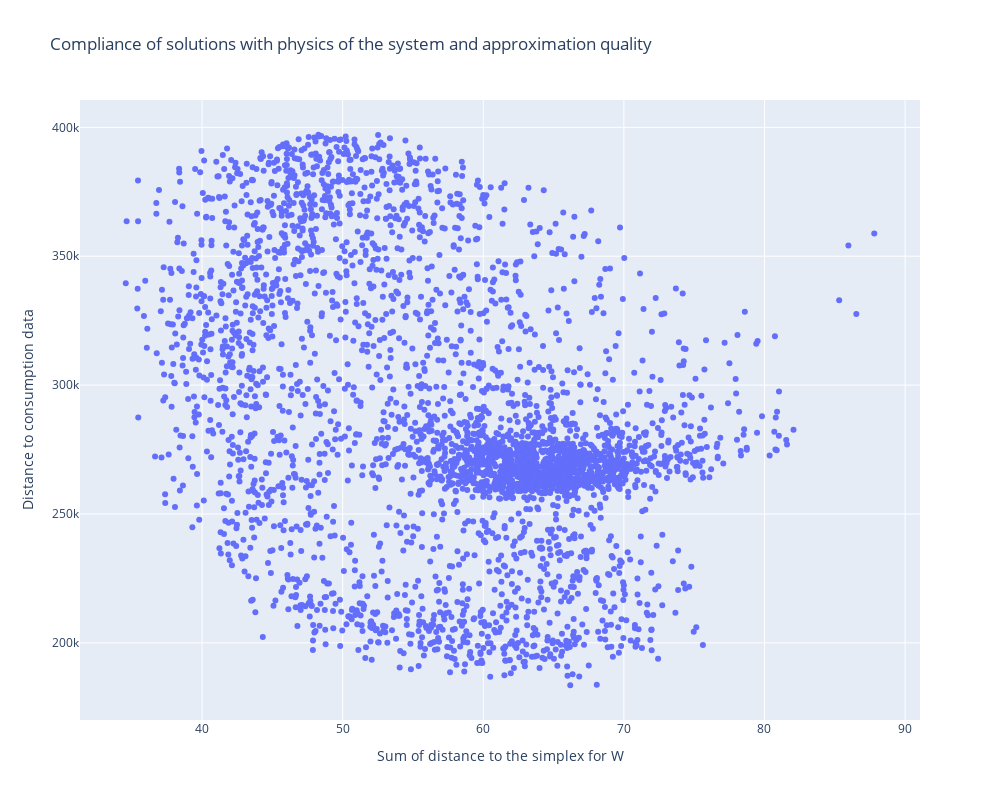

Notebook source saved alongside this figure:
### Markdown cell above
### Pair plots

### Code cell
# Create a scatter plot
fig = go.Figure(
    data=go.Scatter(
        x=W_sum_dist_simplex,
        y=dist_to_cons,
        mode='markers',
        hoverinfo='text',
        text=[f'Index: {i}' for i in range(len(W_sum_dist_simplex))]
        )
    )

# Add labels and title
fig.update_layout(
    xaxis_title='Sum of distance to the simplex for W',
    yaxis_title='Distance to consumption data',
    title='Compliance of solutions with physics of the system and approximation quality',
    height=800,
    width=1000
)

# # Show the plot
# fig.show()

### Figure 1 — Plotly figure (JSON) as saved in the notebook; plotly's stock layout.template omitted (floating-point values rounded to 4 significant figures; data arrays with more than 128 entries replaced by an {"elided": "..."} marker saying what was removed)
{"data": [{"hoverinfo": "text", "mode": "markers", "text": {"elided": "3475 str values"}, "type": "scatter", "x": {"elided": "3475 float values"}, "y": {"elided": "3475 float values"}}], "layout": {"height": 800, "title": {"text": "Compliance of solutions with physics of the system and approximation quality"}, "width": 1000, "xaxis": {"title": {"text": "Sum of distance to the simplex for W"}}, "yaxis": {"title": {"text": "Distance to consumption data"}}}}
